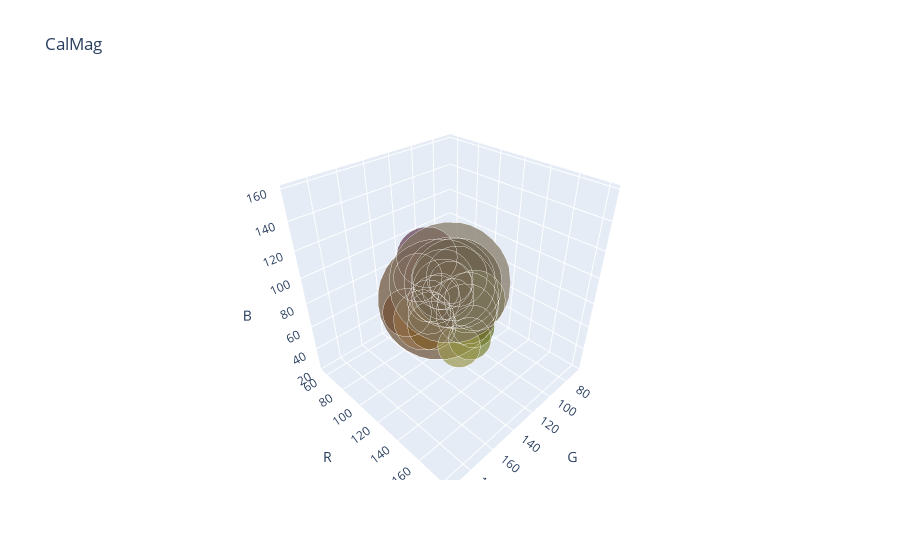
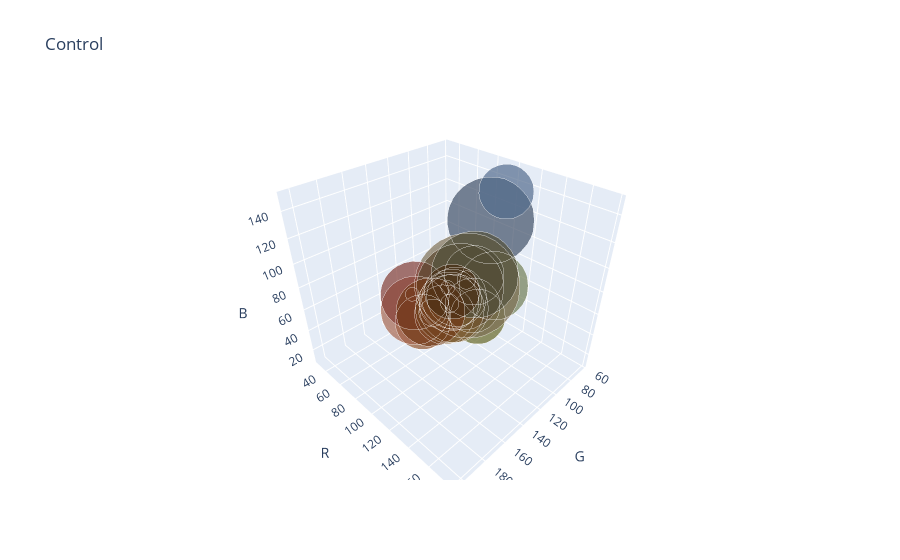
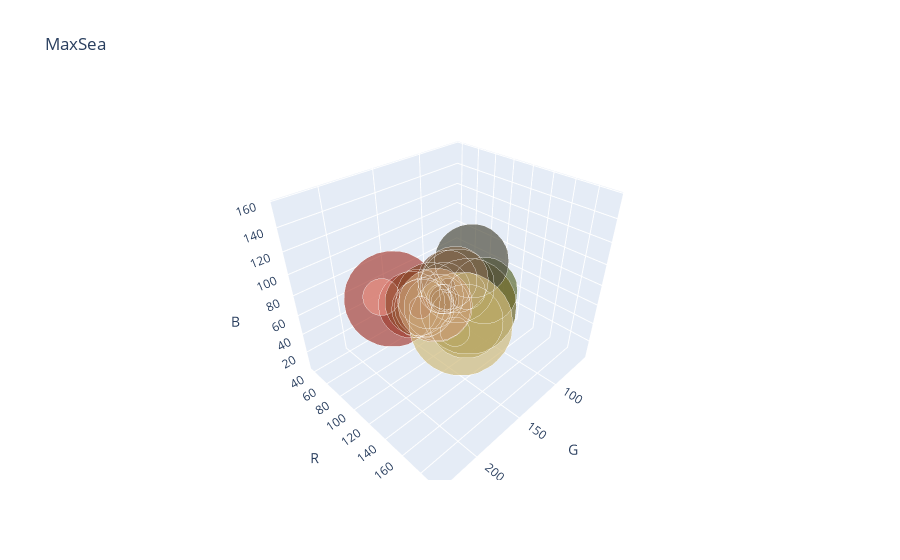

Here is the notebook cell these charts were saved with, in order:
### Markdown cell above
Next, RGB-space k-means clustering for each treatment.

### Code cell
from pprint import pprint
from collections import Counter

from scipy.cluster.vq import kmeans, kmeans2
import plotly.graph_objects as go

treatments = list(np.unique(df['Treatment']))
for treatment in treatments:
    # get subset corresponding to this treatment
    subset = df[df['Treatment'] == treatment]
    print(treatment + ":", len(subset))

    colors = dict()
    subset_rgb = subset[['R', 'G', 'B']].astype(float).values.tolist()
    centers, labels = kmeans2(subset_rgb, 25)
    counter = dict(Counter(labels))
    counts = {(int(float(c[0]) * 256), int(float(c[1]) * 256), int(float(c[2]) * 256)): counter[l] for c, l in zip(centers, labels)}
    total = sum(counts.values())
    props = {k: (v / total) for k, v in counts.items()}
    pprint(props)

    plt.imshow([list(props.keys())])
    plt.show()

    fig = go.Figure()
    r = [k[0] for k in props.keys()]
    g = [k[1] for k in props.keys()]
    b = [k[2] for k in props.keys()]
    colors_map = [f'rgb({c[0]}, {c[1]}, {c[2]})' for c in props.keys()]
    sizes_map = list([v * 1000 for v in props.values()])
    print(colors_map)
    trace=dict(type='scatter3d',
               x=r,
               y=g,
               z=b,
               mode='markers',
               marker=dict(color=colors_map, size=sizes_map))
    fig.add_trace(trace)
    fig.update_layout(title=treatment, scene=dict(
        xaxis_title='G',
        yaxis_title='R',
        zaxis_title='B'))
    fig.show()
    
    # colors = subset.loc[:, ['R', 'G', 'B', 'Freq']].head(100)
    # colors['R'] = colors['R'].astype(float) * 256
    # colors['G'] = colors['G'].astype(float) * 256
    # colors['B'] = colors['B'].astype(float) * 256
    # colors['Freq'] = colors['Freq'].astype(int)
    # print(colors)

    # fig = go.Figure()
    # colors_map = [f'rgb({c[0]}, {c[1]}, {c[2]})' for c in list(colors.apply(
    #     lambda r: (float(r['R']), float(r['G']), float(r['B'])), axis=1))]
    # sizes_map = [(int(f) / 2000) for f in list(colors['Freq'])]
    # trace=dict(type='scatter3d',
    #            x=colors['R'],
    #            y=colors['G'],
    #            z=colors['B'],
    #            mode='markers',
    #            marker=dict(color=colors_map, size=sizes_map))
    # fig.add_trace(trace)
    # fig.update_layout(title=treatment, scene=dict(
    #     xaxis_title='G',
    #     yaxis_title='R',
    #     zaxis_title='B'))
    # fig.show()

### Figure 1 — Plotly figure (JSON) as saved in the notebook; plotly's stock layout.template omitted (floating-point values rounded to 4 significant figures)
{"data": [{"marker": {"color": ["rgb(93, 107, 32)", "rgb(193, 182, 158)", "rgb(117, 96, 72)", "rgb(108, 114, 67)", "rgb(78, 85, 24)", "rgb(119, 110, 73)", "rgb(130, 72, 47)", "rgb(104, 78, 50)", "rgb(145, 121, 93)", "rgb(96, 83, 64)", "rgb(148, 112, 73)", "rgb(121, 87, 61)", "rgb(100, 95, 77)", "rgb(166, 138, 103)", "rgb(124, 93, 43)", "rgb(166, 149, 131)", "rgb(119, 127, 48)", "rgb(94, 56, 74)", "rgb(128, 103, 76)", "rgb(154, 150, 78)", "rgb(137, 95, 93)", "rgb(67, 62, 39)", "rgb(128, 138, 92)", "rgb(89, 69, 47)", "rgb(127, 114, 94)"], "size": [29.41, 29.41, 25.21, 42.02, 42.02, 29.41, 33.61, 84.03, 33.61, 63.03, 42.02, 29.41, 42.02, 29.41, 33.61, 42.02, 29.41, 42.02, 4.202, 29.41, 33.61, 63.03, 42.02, 42.02, 84.03]}, "mode": "markers", "x": [93, 193, 117, 108, 78, 119, 130, 104, 145, 96, 148, 121, 100, 166, 124, 166, 119, 94, 128, 154, 137, 67, 128, 89, 127], "y": [107, 182, 96, 114, 85, 110, 72, 78, 121, 83, 112, 87, 95, 138, 93, 149, 127, 56, 103, 150, 95, 62, 138, 69, 114], "z": [32, 158, 72, 67, 24, 73, 47, 50, 93, 64, 73, 61, 77, 103, 43, 131, 48, 74, 76, 78, 93, 39, 92, 47, 94], "type": "scatter3d"}], "layout": {"title": {"text": "CalMag"}, "scene": {"xaxis": {"title": {"text": "G"}}, "yaxis": {"title": {"text": "R"}}, "zaxis": {"title": {"text": "B"}}}}}

### Figure 2 — Plotly figure (JSON) as saved in the notebook; plotly's stock layout.template omitted (floating-point values rounded to 4 significant figures)
{"data": [{"marker": {"color": ["rgb(204, 178, 149)", "rgb(173, 144, 114)", "rgb(146, 86, 48)", "rgb(65, 80, 103)", "rgb(127, 97, 61)", "rgb(102, 103, 38)", "rgb(113, 126, 85)", "rgb(157, 130, 91)", "rgb(105, 73, 39)", "rgb(63, 30, 11)", "rgb(84, 81, 28)", "rgb(149, 80, 72)", "rgb(126, 112, 85)", "rgb(72, 71, 49)", "rgb(149, 113, 72)", "rgb(125, 75, 39)", "rgb(166, 102, 79)", "rgb(104, 92, 69)", "rgb(131, 60, 52)", "rgb(91, 72, 47)", "rgb(119, 88, 47)", "rgb(82, 80, 59)", "rgb(112, 57, 23)", "rgb(83, 108, 141)", "rgb(74, 46, 20)"], "size": [41.27, 41.27, 38.1, 60.32, 12.7, 38.1, 47.62, 47.62, 41.27, 9.524, 38.1, 9.524, 73.02, 41.27, 41.27, 19.05, 47.62, 12.7, 47.62, 60.32, 47.62, 60.32, 47.62, 38.1, 38.1]}, "mode": "markers", "x": [204, 173, 146, 65, 127, 102, 113, 157, 105, 63, 84, 149, 126, 72, 149, 125, 166, 104, 131, 91, 119, 82, 112, 83, 74], "y": [178, 144, 86, 80, 97, 103, 126, 130, 73, 30, 81, 80, 112, 71, 113, 75, 102, 92, 60, 72, 88, 80, 57, 108, 46], "z": [149, 114, 48, 103, 61, 38, 85, 91, 39, 11, 28, 72, 85, 49, 72, 39, 79, 69, 52, 47, 47, 59, 23, 141, 20], "type": "scatter3d"}], "layout": {"title": {"text": "Control"}, "scene": {"xaxis": {"title": {"text": "G"}}, "yaxis": {"title": {"text": "R"}}, "zaxis": {"title": {"text": "B"}}}}}

### Figure 3 — Plotly figure (JSON) as saved in the notebook; plotly's stock layout.template omitted (floating-point values rounded to 4 significant figures)
{"data": [{"marker": {"color": ["rgb(139, 58, 32)", "rgb(139, 101, 59)", "rgb(168, 67, 59)", "rgb(128, 72, 44)", "rgb(94, 108, 51)", "rgb(162, 126, 96)", "rgb(162, 99, 62)", "rgb(58, 39, 5)", "rgb(180, 156, 82)", "rgb(190, 135, 98)", "rgb(109, 102, 38)", "rgb(85, 79, 31)", "rgb(232, 146, 134)", "rgb(80, 79, 64)", "rgb(137, 126, 50)", "rgb(146, 76, 48)", "rgb(173, 130, 86)", "rgb(229, 194, 156)", "rgb(121, 88, 66)", "rgb(133, 109, 82)", "rgb(208, 187, 124)", "rgb(104, 72, 43)", "rgb(171, 109, 73)", "rgb(115, 78, 36)", "rgb(198, 155, 115)"], "size": [46.15, 15.38, 66.67, 46.15, 46.15, 35.9, 41.03, 51.28, 20.51, 41.03, 66.67, 25.64, 25.64, 51.28, 51.28, 46.15, 46.15, 20.51, 41.03, 46.15, 71.79, 10.26, 15.38, 20.51, 51.28]}, "mode": "markers", "x": [139, 139, 168, 128, 94, 162, 162, 58, 180, 190, 109, 85, 232, 80, 137, 146, 173, 229, 121, 133, 208, 104, 171, 115, 198], "y": [58, 101, 67, 72, 108, 126, 99, 39, 156, 135, 102, 79, 146, 79, 126, 76, 130, 194, 88, 109, 187, 72, 109, 78, 155], "z": [32, 59, 59, 44, 51, 96, 62, 5, 82, 98, 38, 31, 134, 64, 50, 48, 86, 156, 66, 82, 124, 43, 73, 36, 115], "type": "scatter3d"}], "layout": {"title": {"text": "MaxSea"}, "scene": {"xaxis": {"title": {"text": "G"}}, "yaxis": {"title": {"text": "R"}}, "zaxis": {"title": {"text": "B"}}}}}
